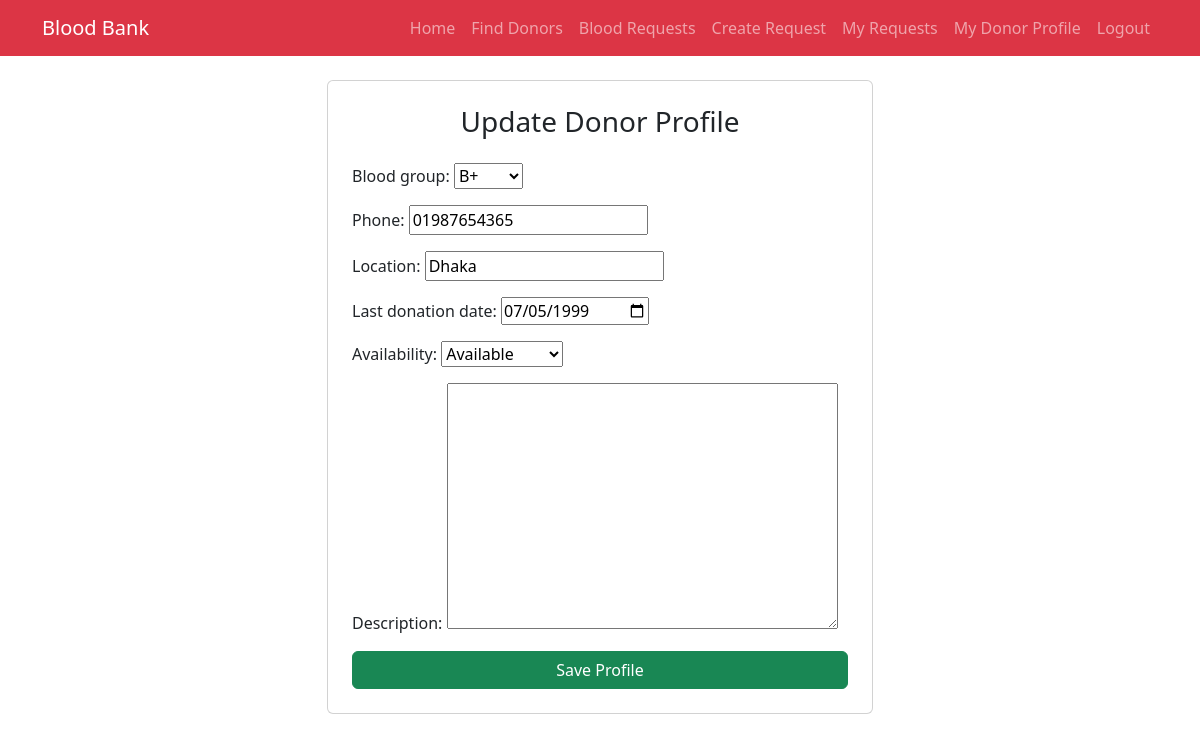
The page /donor/profile/ (signed in) on the database its author committed.
### core/models.py (models this page shows, shortened)
class DonorProfile(models.Model):
    user = models.OneToOneField(User, on_delete=models.CASCADE, related_name='donor_profile')
    blood_group = models.CharField(max_length=5, choices=BLOOD_GROUPS)
    phone = models.CharField(max_length=15)
    location = models.CharField(max_length=100)
    last_donation_date = models.DateField(null=True, blank=True)
    availability = models.CharField(max_length=20, choices=AVAILABILITY_CHOICES, default='Available')
    description = models.TextField(blank=True, null=True)

### core/views.py (the view)
# urls.py: path('donor/profile/', views.create_or_edit_donor_profile, name='donor_profile'),
@login_required
def create_or_edit_donor_profile(request):
    profile, created = DonorProfile.objects.get_or_create(user=request.user)
    if request.method == 'POST':
        form = DonorProfileForm(request.POST, instance=profile)
        if form.is_valid():
            form.save()
            messages.success(request, "Donor Profile updated successfully!")
            return redirect('donor_detail', pk=profile.pk)
    else:
        form = DonorProfileForm(instance=profile)
    return render(request, 'core/donor_form.html', {'form': form})

### core/forms.py
class DonorProfileForm(forms.ModelForm):
    class Meta:
        model = DonorProfile
        fields = ['blood_group', 'phone', 'location', 'last_donation_date', 'availability', 'description']
        widgets = {
            'last_donation_date': forms.DateInput(attrs={'type': 'date'}),
        }

### core/templates/core/donor_form.html (shortened to what this page needs)
{% extends 'core/base.html' %}
{% block content %}
<div class="row justify-content-center">
    <div class="col-md-6">
        <div class="card p-4">
            <h3 class="card-title text-center mb-4">Update Donor Profile</h3>
            <form method="post">
                {{ form.as_p }}
                <button type="submit" class="btn btn-success w-100">Save Profile</button>
            </form>
        </div>
    </div>
</div>
{% endblock %}

### rows shown on the page
DonorProfile: blood_group "B+", phone "01987654365", location "Dhaka", last_donation_date "07/05/1999", availability "Available"
